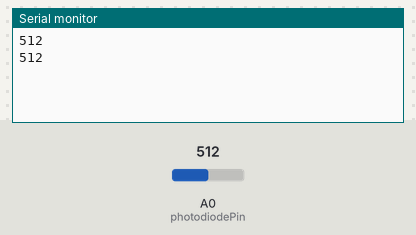
The sketch below on a simulated Arduino Uno, built with avr-gcc and run on an emulated ATmega328P. On the bench: the last lines printed to the serial monitor. The inputs (shaded band) are chosen by the test bench; at power-on: A0 (photodiodePin) = 512.

Above: at 1.8 s.
1.9 s: A0 (photodiodePin) set to 716
At 2.8 s:
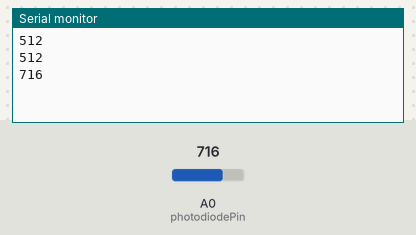
3.4 s: A0 (photodiodePin) set to 900
At 4.6 s:
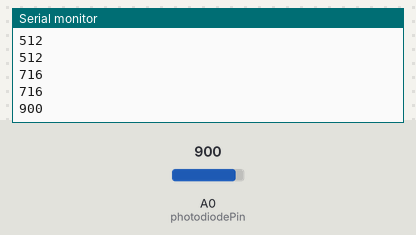
Timing chart, 0 to 6.4 s (numbered marks = the images above; inputs shaded):
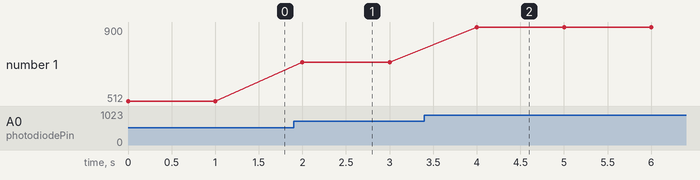

The sketch:

phot-transistor.ino
```cpp
const int photodiodePin = A0; // Wählen Sie den Pin für die Photodiode

void setup() {
  Serial.begin(9600); // Starten des seriellen Kommunikationsports
}

void loop() {
  int sensorValue = analogRead(photodiodePin); // Lesen des Photodiode-Werts
  Serial.println(sensorValue); // Ausgabe des Wertes im seriellen Monitor
  delay(1000); // Kurze Pause für die Lesbarkeit der Ausgabe
}
```

Measured:
- after the input at 1.9 s, the serial monitor: prints a new line after 0.10 s (image 1)
- after the input at 3.4 s, the serial monitor: prints a new line after 0.60 s (image 2)
- plotted number 1: 512 → 716 after the input at 1.9 s, 716 → 900 after the input at 3.4 s
